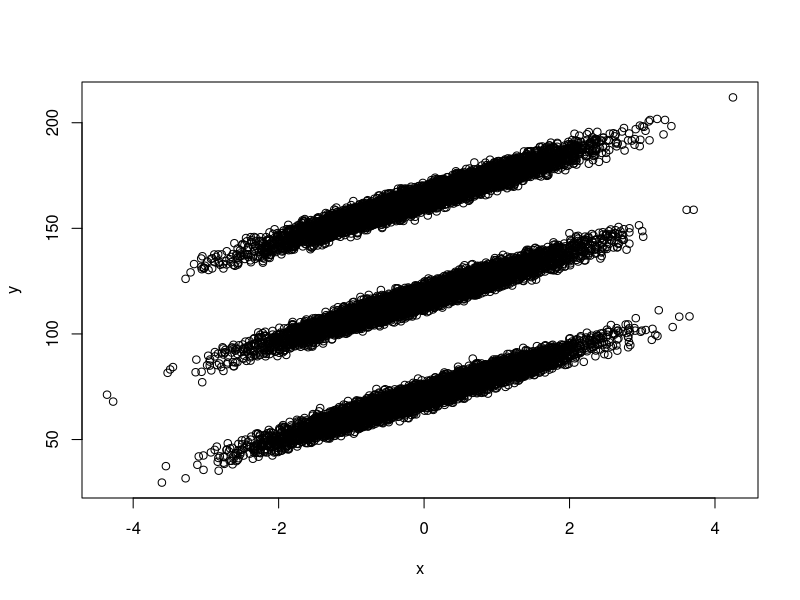

This chart was generated by the following R code:
library(RcppEigen)
library(microbenchmark)

(n <- 20000)
(generator <- 'rnorm')
(factor_effect <- 'large')
(binary_effect <- 'small')
(noise_effect <- 'moderate')
(generator <- match.fun(generator))
(factor_levels <- LETTERS[1:3])
(binary_levels <- c(FALSE, TRUE))

set.seed(1111)
x <- generator(n)
d <- factor(sample(factor_levels, n, replace = TRUE))
b <- sample(binary_levels, n, replace = TRUE)

(b1 <- 10.5)
(factor_magn <- switch(
  factor_effect, large = 50, moderate = 20, small = 5, none = 0)
)
(binary_magn <- switch(
  binary_effect, large = 50, moderate = 20, small = 5, none = 0)
)
(noise_magn <- switch(
  noise_effect, large = 50, moderate = 20, small = 10)
)
(b2 <- runif(1, .9, 1.11) * sample(c(-1, 1), 1) * factor_magn)
(b3 <- runif(1, .9, 1.11) * sample(c(-1, 1), 1) * factor_magn)
(b4 <- runif(1, .9, 1.11) * sample(c(-1, 1), 1) * binary_magn)
y <- 100 + b1*x + b2*(d == 'B') + b3*(d == 'C') + b4*b + rnorm(n, noise_magn, noise_magn/10)

plot(x, y)

df <- data.frame(x, d, b, y)

fastLm(y ~ x + d + b, data = df)
(X <- model.matrix(y ~ x + d + b, data = df))

bm_lm <- microbenchmark(
  stats = lm(y ~ x + d + b, data = df),
  eigen = fastLm(X, y),
  times = 1e3,
  control = list(warmup = 100L)
)
bm_lm
